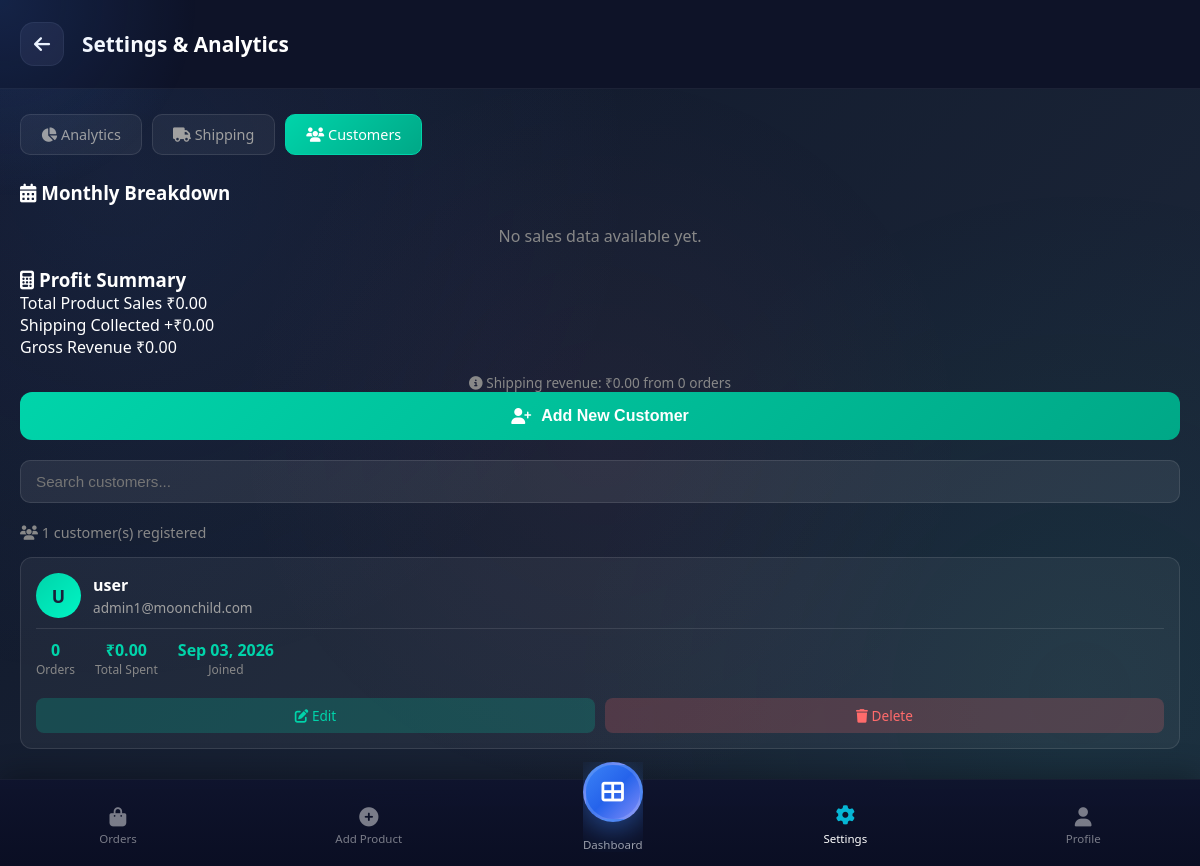
Screenshot of /admin_settings.php?tab=customers (signed in) with the database file from the repository.
### tables this page shows
CREATE TABLE users (
    id INT AUTO_INCREMENT PRIMARY KEY,
    username VARCHAR(50) NOT NULL UNIQUE,
    email VARCHAR(100) NOT NULL UNIQUE,
    password VARCHAR(255) NOT NULL,
    first_name VARCHAR(50) DEFAULT NULL,
    surname VARCHAR(50) DEFAULT NULL,
    mobile VARCHAR(20) DEFAULT NULL,
    address TEXT DEFAULT NULL,
    city VARCHAR(100) DEFAULT NULL,
    zip_code VARCHAR(20) DEFAULT NULL,
    country VARCHAR(100) DEFAULT NULL,
    user_type ENUM('admin', 'user') DEFAULT 'user',
    created_at TIMESTAMP DEFAULT CURRENT_TIMESTAMP
);

### admin_settings.php (the view, shortened to what this page needs)
<?php
require_once 'config.php';
$revenue_stmt = $conn->query("SELECT
    SUM(total_amount) as total_revenue,
    SUM(shipping_cost) as total_shipping,
    SUM(subtotal) as product_revenue,
    COUNT(*) as total_orders
    FROM orders WHERE status != 'cancelled'");
$analytics = $revenue_stmt->fetch(PDO::FETCH_ASSOC);
$monthly_stmt = $conn->query("SELECT
    DATE_FORMAT(created_at, '%Y-%m') as month,
    SUM(total_amount) as revenue,
    SUM(shipping_cost) as shipping,
    COUNT(*) as orders
    FROM orders
    WHERE status != 'cancelled'
    GROUP BY DATE_FORMAT(created_at, '%Y-%m')
    ORDER BY month DESC
    LIMIT 6");
$monthly_data = $monthly_stmt->fetchAll(PDO::FETCH_ASSOC);
$customers_stmt = $conn->query("SELECT u.*,
    (SELECT COUNT(*) FROM orders WHERE user_id = u.id) as order_count,
    (SELECT SUM(total_amount) FROM orders WHERE user_id = u.id AND status != 'cancelled') as total_spent
    FROM users u WHERE u.user_type = 'user' ORDER BY u.created_at DESC");
$customers = $customers_stmt->fetchAll(PDO::FETCH_ASSOC);
$active_tab = $_GET['tab'] ?? 'analytics';
?>
<!DOCTYPE html>
<html lang="en">
<head>
    <link rel="stylesheet" href="shop.css?v=2.1">
    <link rel="stylesheet" href="https://cdnjs.cloudflare.com/ajax/libs/font-awesome/6.4.0/css/all.min.css">
</head>
<body>
    <div class="page-header">
        <a href="admin_dashboard.php" class="back-btn"><i class="fas fa-arrow-left"></i></a>
        <h1 class="page-title">Settings & Analytics</h1>
    </div>
    <main class="main-content">
        <div class="settings-tabs">
            <a href="?tab=analytics" class="settings-tab <?php echo $active_tab === 'analytics' ? 'active' : ''; ?>">
                <i class="fas fa-chart-pie"></i> Analytics
            </a>
            <a href="?tab=shipping" class="settings-tab <?php echo $active_tab === 'shipping' ? 'active' : ''; ?>">
                <i class="fas fa-truck"></i> Shipping
            </a>
            <a href="?tab=customers" class="settings-tab <?php echo $active_tab === 'customers' ? 'active' : ''; ?>">
                <i class="fas fa-users"></i> Customers
            </a>
        </div>
        <div class="detail-card">
            <h3><i class="fas fa-calendar-alt"></i> Monthly Breakdown</h3>
            <?php if(count($monthly_data) > 0): ?>
            <table class="admin-table">
                <thead>
                    <tr>
                        <th>Month</th>
                        <th>Orders</th>
                        <th>Product Sales</th>
                        <th>Shipping</th>
                        <th>Total Revenue</th>
                    </tr>
                </thead>
                <tbody>
                    <?php foreach($monthly_data as $month):
                        $product_sales = $month['revenue'] - $month['shipping'];
                    ?>
                    <tr>
                        <td><?php echo date('F Y', strtotime($month['month'] . '-01')); ?></td>
                        <td><?php echo $month['orders']; ?></td>
                        <td>₹<?php echo number_format($product_sales, 2); ?></td>
                        <td>₹<?php echo number_format($month['shipping'], 2); ?></td>
                        <td><strong>₹<?php echo number_format($month['revenue'], 2); ?></strong></td>
                    </tr>
                    <?php endforeach; ?>
                </tbody>
            </table>
            <?php else: ?>
            <p style="color: #888; text-align: center; padding: 20px;">No sales data available yet.</p>
            <?php endif; ?>
        </div>
        <div class="detail-card">
            <h3><i class="fas fa-calculator"></i> Profit Summary</h3>
            <div class="profit-summary">
                <div class="profit-row">
                    <span>Total Product Sales</span>
                    <span class="positive">₹<?php echo number_format($analytics['product_revenue'] ?? 0, 2); ?></span>
                </div>
                <div class="profit-row">
                    <span>Shipping Collected</span>
                    <span class="positive">+₹<?php echo number_format($analytics['total_shipping'] ?? 0, 2); ?></span>
                </div>
                <div class="profit-row total">
                    <span>Gross Revenue</span>
                    <span>₹<?php echo number_format($analytics['total_revenue'] ?? 0, 2); ?></span>
                </div>
            </div>
            <p style="color: #888; font-size: 0.85rem; margin-top: 15px; text-align: center;">
                <i class="fas fa-info-circle"></i> Shipping revenue: ₹<?php echo number_format($analytics['total_shipping'] ?? 0, 2); ?> from <?php echo $analytics['total_orders'] ?? 0; ?> orders
            </p>
        </div>
        <div class="tab-content <?php echo $active_tab === 'customers' ? 'active' : ''; ?>" id="customers-tab">
            <button class="add-customer-btn" onclick="openAddModal()">
                <i class="fas fa-user-plus"></i> Add New Customer
            </button>
            <div class="search-box">
                <input type="text" id="customerSearch" placeholder="Search customers..." onkeyup="filterCustomers()">
            </div>
            <p class="customer-count"><i class="fas fa-users"></i> <?php echo count($customers); ?> customer(s) registered</p>
            <div id="customerList">
            <?php if(count($customers) > 0): ?>
                <?php foreach($customers as $customer): ?>
                <div class="customer-card" data-name="<?php echo strtolower($customer['username'] . ' ' . $customer['email'] . ' ' . $customer['first_name'] . ' ' . $customer['surname']); ?>">
                    <div class="customer-header">
                        <div class="customer-avatar">
                            <?php echo strtoupper(substr($customer['username'], 0, 1)); ?>
                        </div>
                        <div class="customer-info">
                            <h4><?php echo htmlspecialchars($customer['first_name'] && $customer['surname'] ? $customer['first_name'] . ' ' . $customer['surname'] : $customer['username']); ?></h4>
                            <p><?php echo htmlspecialchars($customer['email']); ?></p>
                        </div>
                    </div>
                    <div class="customer-stats">
                        <div class="customer-stat">
                            <div class="customer-stat-value"><?php echo $customer['order_count']; ?></div>
                            <div class="customer-stat-label">Orders</div>
                        </div>
                        <div class="customer-stat">
                            <div class="customer-stat-value">₹<?php echo number_format($customer['total_spent'] ?? 0, 2); ?></div>
                            <div class="customer-stat-label">Total Spent</div>
                        </div>
                        <div class="customer-stat">
                            <div class="customer-stat-value"><?php echo date('M d, Y', strtotime($customer['created_at'])); ?></div>
                            <div class="customer-stat-label">Joined</div>
                        </div>
                    </div>
                    <div class="customer-actions">
                        <a href="?edit_customer=<?php echo $customer['id']; ?>&tab=customers" class="btn-edit">
                            <i class="fas fa-edit"></i> Edit
                        </a>
                        <a href="?delete_customer=<?php echo $customer['id']; ?>" class="btn-delete" onclick="return confirm('Are you sure you want to delete this customer? This will also delete their orders, cart, and wishlist.');">
                            <i class="fas fa-trash"></i> Delete
                        </a>
                    </div>
                </div>
                <?php endforeach; ?>
            <?php else: ?>
                <p style="color: #888; text-align: center; padding: 40px;">No customers registered yet.</p>
            <?php endif; ?>
            </div>
        </div>
    </main>
    <nav class="bottom-nav admin-nav">
        <a href="admin_orders.php" class="nav-item">
            <i class="fas fa-shopping-bag"></i>
            <span>Orders</span>
        </a>
        <a href="product_form.php" class="nav-item">
            <i class="fas fa-plus-circle"></i>
            <span>Add Product</span>
        </a>
        <a href="admin_dashboard.php" class="nav-item center-btn">
            <div class="nav-icon-wrapper">
                <i class="fas fa-th-large"></i>
            </div>
            <span>Dashboard</span>
        </a>
        <a href="admin_settings.php" class="nav-item active">
            <i class="fas fa-cog"></i>
            <span>Settings</span>
        </a>
        <a href="profile.php" class="nav-item">
            <i class="fas fa-user"></i>
            <span>Profile</span>
        </a>
    </nav>
</body>
</html>

### admin_settings.php (style rules this page uses)
.settings-tabs { display: flex; gap: 10px; margin-bottom: 20px; overflow-x: auto; padding-bottom: 5px; }
.settings-tab { padding: 10px 20px; background: rgba(255, 255, 255, 0.05); border: 1px solid rgba(255, 255, 255, 0.1); border-radius: 10px; color: #a0a0a0; text-decoration: none; font-size: 0.9rem; white-space: nowrap; transition: all 0.3s ease; }
.settings-tab.active { background: linear-gradient(135deg, #00d4aa 0%, #00a887 100%); color: #fff; border-color: #00d4aa; }
.tab-content { display: none; }
.tab-content.active { display: block; }
.customer-card { background: rgba(255, 255, 255, 0.05); border-radius: 12px; padding: 15px; margin-bottom: 12px; border: 1px solid rgba(255, 255, 255, 0.1); }
.customer-header { display: flex; align-items: center; gap: 12px; margin-bottom: 10px; }
.customer-avatar { width: 45px; height: 45px; border-radius: 50%; background: linear-gradient(135deg, #00d4aa, #00f5c4); display: flex; align-items: center; justify-content: center; color: #1a1f3a; font-weight: bold; font-size: 1.1rem; }
.customer-info h4 { margin: 0; color: #fff; font-size: 1rem; }
.customer-info p { margin: 2px 0 0; color: #a0a0a0; font-size: 0.85rem; }
.customer-stats { display: flex; gap: 20px; margin: 10px 0; padding: 10px 0; border-top: 1px solid rgba(255, 255, 255, 0.1); }
.customer-stat { text-align: center; }
.customer-stat-value { font-weight: 600; color: #00d4aa; }
.customer-stat-label { font-size: 0.75rem; color: #888; }
.customer-actions { display: flex; gap: 10px; }
.btn-edit, .btn-delete { flex: 1; padding: 8px 15px; border: none; border-radius: 8px; font-size: 0.85rem; cursor: pointer; text-decoration: none; text-align: center; transition: all 0.3s ease; }
.btn-edit { background: rgba(0, 212, 170, 0.2); color: #00d4aa; }
.btn-delete { background: rgba(255, 107, 107, 0.2); color: #ff6b6b; }
.add-customer-btn { display: flex; align-items: center; justify-content: center; gap: 10px; padding: 15px; background: linear-gradient(135deg, #00d4aa 0%, #00a887 100%); color: #fff; border: none; border-radius: 12px; font-size: 1rem; font-weight: 600; cursor: pointer; margin-bottom: 20px; width: 100%; }
.search-box { margin-bottom: 20px; }
.search-box input { width: 100%; padding: 12px 15px; background: rgba(255, 255, 255, 0.08); border: 1px solid rgba(255, 255, 255, 0.1); border-radius: 10px; color: #fff; font-size: 0.95rem; }
.customer-count { color: #888; font-size: 0.9rem; margin-bottom: 15px; }

### rows the page displays
users: username "U", username "user", email "admin1@moonchild.com", order_count "0", total_spent "0.00", created_at "Sep 03, 2026"

### other values shown
$analytics['product_revenue'] "0.00"
$analytics['total_shipping'] "0.00"
$analytics['total_revenue'] "0.00"
$analytics['total_orders'] "0"
count($customers) "1"
